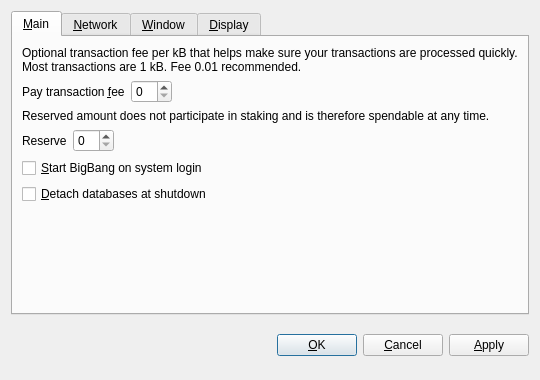
<?xml version="1.0" encoding="UTF-8"?>
<ui version="4.0">
 <class>OptionsDialog</class>
 <widget class="QDialog" name="OptionsDialog">
  <property name="geometry">
   <rect>
    <x>0</x>
    <y>0</y>
    <width>540</width>
    <height>380</height>
   </rect>
  </property>
  <property name="windowTitle">
   <string>Options</string>
  </property>
  <property name="modal">
   <bool>true</bool>
  </property>
  <layout class="QVBoxLayout" name="verticalLayout">
   <item>
    <widget class="QTabWidget" name="tabWidget">
     <property name="tabPosition">
      <enum>QTabWidget::North</enum>
     </property>
     <property name="currentIndex">
      <number>0</number>
     </property>
     <widget class="QWidget" name="tabMain">
      <attribute name="title">
       <string>&amp;Main</string>
      </attribute>
      <layout class="QVBoxLayout" name="verticalLayout_Main">
       <item>
        <widget class="QLabel" name="transactionFeeInfoLabel">
         <property name="text">
          <string>Optional transaction fee per kB that helps make sure your transactions are processed quickly. Most transactions are 1 kB. Fee 0.01 recommended.</string>
         </property>
         <property name="textFormat">
          <enum>Qt::PlainText</enum>
         </property>
         <property name="wordWrap">
          <bool>true</bool>
         </property>
        </widget>
       </item>
       <item>
        <layout class="QHBoxLayout" name="horizontalLayoutFee">
         <item>
          <widget class="QLabel" name="transactionFeeLabel">
           <property name="text">
            <string>Pay transaction &amp;fee</string>
           </property>
           <property name="textFormat">
            <enum>Qt::PlainText</enum>
           </property>
           <property name="buddy">
            <cstring>transactionFee</cstring>
           </property>
          </widget>
         </item>
         <item>
          <widget class="BitcoinAmountField" name="transactionFee"/>
         </item>
         <item>
          <spacer name="horizontalSpacerFee">
           <property name="orientation">
            <enum>Qt::Horizontal</enum>
           </property>
           <property name="sizeHint" stdset="0">
            <size>
             <width>40</width>
             <height>20</height>
            </size>
           </property>
          </spacer>
         </item>
        </layout>
       </item>
       <item>
        <widget class="QLabel" name="reserveBalanceInfoLabel">
         <property name="text">
          <string>Reserved amount does not participate in staking and is therefore spendable at any time.</string>
         </property>
         <property name="textFormat">
          <enum>Qt::PlainText</enum>
         </property>
         <property name="wordWrap">
          <bool>true</bool>
         </property>
        </widget>
       </item>
       <item>
        <layout class="QHBoxLayout" name="horizontalLayoutReserveBalance">
         <item>
          <widget class="QLabel" name="reserveBalanceLabel">
           <property name="text">
            <string>Reserve</string>
           </property>
           <property name="textFormat">
            <enum>Qt::PlainText</enum>
           </property>
           <property name="buddy">
            <cstring>reserveBalance</cstring>
           </property>
          </widget>
         </item>
         <item>
          <widget class="BitcoinAmountField" name="reserveBalance"/>
         </item>
         <item>
          <spacer name="horizontalSpacerReserveBalance">
           <property name="orientation">
            <enum>Qt::Horizontal</enum>
           </property>
           <property name="sizeHint" stdset="0">
            <size>
             <width>40</width>
             <height>20</height>
            </size>
           </property>
          </spacer>
         </item>
        </layout>
       </item>
       <item>
        <widget class="QCheckBox" name="bitcoinAtStartup">
         <property name="toolTip">
          <string>Automatically start BigBang after logging in to the system.</string>
         </property>
         <property name="text">
          <string>&amp;Start BigBang on system login</string>
         </property>
        </widget>
       </item>
       <item>
        <widget class="QCheckBox" name="detachDatabases">
         <property name="toolTip">
          <string>Detach block and address databases at shutdown. This means they can be moved to another data directory, but it slows down shutdown. The wallet is always detached.</string>
         </property>
         <property name="text">
          <string>&amp;Detach databases at shutdown</string>
         </property>
        </widget>
       </item>
       <item>
        <spacer name="verticalSpacer_Main">
         <property name="orientation">
          <enum>Qt::Vertical</enum>
         </property>
         <property name="sizeHint" stdset="0">
          <size>
           <width>20</width>
           <height>40</height>
          </size>
         </property>
        </spacer>
       </item>
      </layout>
     </widget>
     <widget class="QWidget" name="tabNetwork">
      <attribute name="title">
       <string>&amp;Network</string>
      </attribute>
      <layout class="QVBoxLayout" name="verticalLayout_Network">
       <item>
        <widget class="QCheckBox" name="mapPortUpnp">
         <property name="toolTip">
          <string>Automatically open the BigBang client port on the router. This only works when your router supports UPnP and it is enabled.</string>
         </property>
         <property name="text">
          <string>Map port using &amp;UPnP</string>
         </property>
        </widget>
       </item>
       <item>
        <widget class="QCheckBox" name="connectSocks">
         <property name="toolTip">
          <string>Connect to the BigBang network through a SOCKS proxy (e.g. when connecting through Tor).</string>
         </property>
         <property name="text">
          <string>&amp;Connect through SOCKS proxy:</string>
         </property>
        </widget>
       </item>
       <item>
        <layout class="QHBoxLayout" name="horizontalLayout_Network">
         <item>
          <widget class="QLabel" name="proxyIpLabel">
           <property name="text">
            <string>Proxy &amp;IP:</string>
           </property>
           <property name="textFormat">
            <enum>Qt::PlainText</enum>
           </property>
           <property name="buddy">
            <cstring>proxyIp</cstring>
           </property>
          </widget>
         </item>
         <item>
          <widget class="QValidatedLineEdit" name="proxyIp">
           <property name="maximumSize">
            <size>
             <width>140</width>
             <height>16777215</height>
            </size>
           </property>
           <property name="toolTip">
            <string>IP address of the proxy (e.g. 127.0.0.1)</string>
           </property>
          </widget>
         </item>
         <item>
          <widget class="QLabel" name="proxyPortLabel">
           <property name="text">
            <string>&amp;Port:</string>
           </property>
           <property name="textFormat">
            <enum>Qt::PlainText</enum>
           </property>
           <property name="buddy">
            <cstring>proxyPort</cstring>
           </property>
          </widget>
         </item>
         <item>
          <widget class="QLineEdit" name="proxyPort">
           <property name="maximumSize">
            <size>
             <width>55</width>
             <height>16777215</height>
            </size>
           </property>
           <property name="toolTip">
            <string>Port of the proxy (e.g. 9050)</string>
           </property>
          </widget>
         </item>
         <item>
          <widget class="QLabel" name="socksVersionLabel">
           <property name="text">
            <string>SOCKS &amp;Version:</string>
           </property>
           <property name="textFormat">
            <enum>Qt::PlainText</enum>
           </property>
           <property name="buddy">
            <cstring>socksVersion</cstring>
           </property>
          </widget>
         </item>
         <item>
          <widget class="QValueComboBox" name="socksVersion">
           <property name="toolTip">
            <string>SOCKS version of the proxy (e.g. 5)</string>
           </property>
          </widget>
         </item>
         <item>
          <spacer name="horizontalSpacer_Network">
           <property name="orientation">
            <enum>Qt::Horizontal</enum>
           </property>
           <property name="sizeHint" stdset="0">
            <size>
             <width>40</width>
             <height>20</height>
            </size>
           </property>
          </spacer>
         </item>
        </layout>
       </item>
       <item>
        <spacer name="verticalSpacer_Network">
         <property name="orientation">
          <enum>Qt::Vertical</enum>
         </property>
         <property name="sizeHint" stdset="0">
          <size>
           <width>20</width>
           <height>40</height>
          </size>
         </property>
        </spacer>
       </item>
      </layout>
     </widget>
     <widget class="QWidget" name="tabWindow">
      <attribute name="title">
       <string>&amp;Window</string>
      </attribute>
      <layout class="QVBoxLayout" name="verticalLayout_Window">
       <item>
        <widget class="QCheckBox" name="minimizeToTray">
         <property name="toolTip">
          <string>Show only a tray icon after minimizing the window.</string>
         </property>
         <property name="text">
          <string>&amp;Minimize to the tray instead of the taskbar</string>
         </property>
        </widget>
       </item>
       <item>
        <widget class="QCheckBox" name="minimizeOnClose">
         <property name="toolTip">
          <string>Minimize instead of exit the application when the window is closed. When this option is enabled, the application will be closed only after selecting Quit in the menu.</string>
         </property>
         <property name="text">
          <string>M&amp;inimize on close</string>
         </property>
        </widget>
       </item>
       <item>
        <spacer name="verticalSpacer_Window">
         <property name="orientation">
          <enum>Qt::Vertical</enum>
         </property>
         <property name="sizeHint" stdset="0">
          <size>
           <width>20</width>
           <height>40</height>
          </size>
         </property>
        </spacer>
       </item>
      </layout>
     </widget>
     <widget class="QWidget" name="tabDisplay">
      <attribute name="title">
       <string>&amp;Display</string>
      </attribute>
      <layout class="QVBoxLayout" name="verticalLayout_Display">
       <item>
        <layout class="QHBoxLayout" name="horizontalLayout_1_Display">
         <item>
          <widget class="QLabel" name="langLabel">
           <property name="text">
            <string>User Interface &amp;language:</string>
           </property>
           <property name="textFormat">
            <enum>Qt::PlainText</enum>
           </property>
           <property name="buddy">
            <cstring>lang</cstring>
           </property>
          </widget>
         </item>
         <item>
          <widget class="QValueComboBox" name="lang">
           <property name="toolTip">
            <string>The user interface language can be set here. This setting will take effect after restarting BigBang.</string>
           </property>
          </widget>
         </item>
        </layout>
       </item>
       <item>
        <layout class="QHBoxLayout" name="horizontalLayout_2_Display">
         <item>
          <widget class="QLabel" name="unitLabel">
           <property name="text">
            <string>&amp;Unit to show amounts in:</string>
           </property>
           <property name="textFormat">
            <enum>Qt::PlainText</enum>
           </property>
           <property name="buddy">
            <cstring>unit</cstring>
           </property>
          </widget>
         </item>
         <item>
          <widget class="QValueComboBox" name="unit">
           <property name="toolTip">
            <string>Choose the default subdivision unit to show in the interface and when sending coins.</string>
           </property>
          </widget>
         </item>
        </layout>
       </item>
       <item>
        <widget class="QCheckBox" name="displayAddresses">
         <property name="toolTip">
          <string>Whether to show BigBang addresses in the transaction list or not.</string>
         </property>
         <property name="text">
          <string>&amp;Display addresses in transaction list</string>
         </property>
        </widget>
       </item>
       <item>
        <widget class="QCheckBox" name="coinControlFeatures">
         <property name="toolTip">
          <string>Whether to show coin control features or not.</string>
         </property>
         <property name="text">
          <string>Display coin &amp;control features (experts only!)</string>
         </property>
        </widget>
       </item>
       <item>
        <spacer name="verticalSpacer_Display">
         <property name="orientation">
          <enum>Qt::Vertical</enum>
         </property>
         <property name="sizeHint" stdset="0">
          <size>
           <width>20</width>
           <height>40</height>
          </size>
         </property>
        </spacer>
       </item>
      </layout>
     </widget>
    </widget>
   </item>
   <item>
    <layout class="QHBoxLayout" name="horizontalLayout_Buttons">
     <item>
      <spacer name="horizontalSpacer_1">
       <property name="orientation">
        <enum>Qt::Horizontal</enum>
       </property>
       <property name="sizeHint" stdset="0">
        <size>
         <width>40</width>
         <height>48</height>
        </size>
       </property>
      </spacer>
     </item>
     <item>
      <widget class="QLabel" name="statusLabel">
       <property name="font">
        <font>
         <weight>75</weight>
         <bold>true</bold>
        </font>
       </property>
       <property name="text">
        <string/>
       </property>
       <property name="textFormat">
        <enum>Qt::PlainText</enum>
       </property>
       <property name="wordWrap">
        <bool>true</bool>
       </property>
      </widget>
     </item>
     <item>
      <spacer name="horizontalSpacer_2">
       <property name="orientation">
        <enum>Qt::Horizontal</enum>
       </property>
       <property name="sizeHint" stdset="0">
        <size>
         <width>40</width>
         <height>48</height>
        </size>
       </property>
      </spacer>
     </item>
     <item>
      <widget class="QPushButton" name="okButton">
       <property name="text">
        <string>&amp;OK</string>
       </property>
      </widget>
     </item>
     <item>
      <widget class="QPushButton" name="cancelButton">
       <property name="text">
        <string>&amp;Cancel</string>
       </property>
       <property name="autoDefault">
        <bool>false</bool>
       </property>
      </widget>
     </item>
     <item>
      <widget class="QPushButton" name="applyButton">
       <property name="text">
        <string>&amp;Apply</string>
       </property>
       <property name="autoDefault">
        <bool>false</bool>
       </property>
      </widget>
     </item>
    </layout>
   </item>
  </layout>
 </widget>
 <customwidgets>
  <customwidget>
   <class>BitcoinAmountField</class>
   <extends>QSpinBox</extends>
   <header>bitcoinamountfield.h</header>
  </customwidget>
  <customwidget>
   <class>QValueComboBox</class>
   <extends>QComboBox</extends>
   <header>qvaluecombobox.h</header>
  </customwidget>
  <customwidget>
   <class>QValidatedLineEdit</class>
   <extends>QLineEdit</extends>
   <header>qvalidatedlineedit.h</header>
  </customwidget>
 </customwidgets>
 <resources/>
 <connections/>
</ui>
